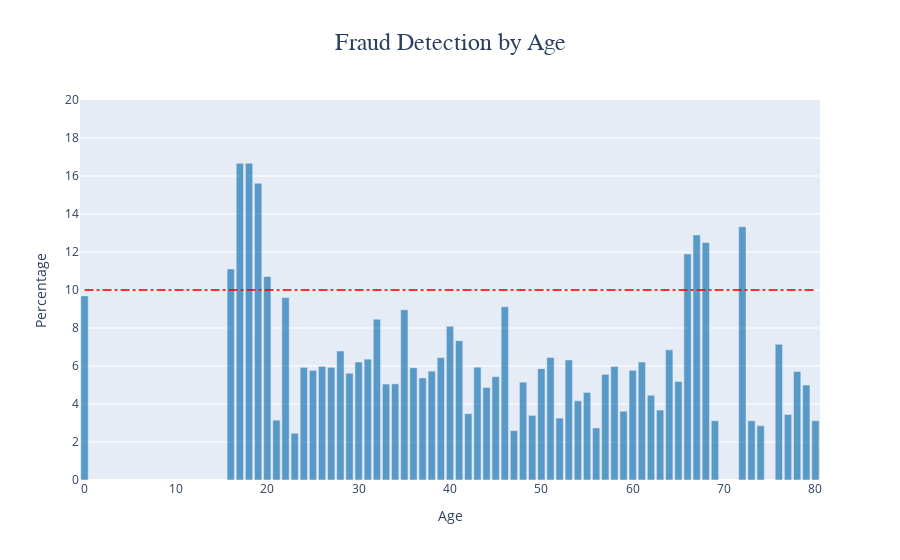

The notebook cell saved with this chart:
### Code cell
df_fraud = df[df['FraudFound_P'] == 1]
df_non_fraud = df[df['FraudFound_P'] == 0]

df_counts_age = df['Age'].value_counts().sort_index()
df_counts_fraud = df_fraud['Age'].value_counts().sort_index()

df_percentages_fraud = round((df_counts_fraud / df_counts_age) * 100, 2)

# Bar Chart
fig = go.Figure()

fig.add_trace(go.Bar(x=df_percentages_fraud.index, y=df_percentages_fraud.values,
    marker_color='rgba(31, 119, 180, 0.7)'))

fig.update_layout(
    title={
        'text': 'Fraud Detection by Age',
        'x':0.5,
        'font': {'family': "Arial, sans-serif", 'size': 24}
    })

fig.update_layout(
    xaxis=dict(title='Age'), yaxis=dict(title='Percentage', range=[0, 20], dtick=2), legend=dict(title='Outcome'))

fig.add_shape(
    type="line",
    x0=min(df_percentages_fraud.index),
    y0=10,
    x1=max(df_percentages_fraud.index),
    y1=10,
    line=dict(
        color="rgba(255, 0, 0, 0.8)",
        width=2,
        dash="dashdot",
    ),
)

fig.show()

### Figure 1 — Plotly figure (JSON) as saved in the notebook; plotly's stock layout.template omitted (floating-point values rounded to 4 significant figures)
{"data": [{"marker": {"color": "rgba(31, 119, 180, 0.7)"}, "type": "bar", "x": [0, 16, 17, 18, 19, 20, 21, 22, 23, 24, 25, 26, 27, 28, 29, 30, 31, 32, 33, 34, 35, 36, 37, 38, 39, 40, 41, 42, 43, 44, 45, 46, 47, 48, 49, 50, 51, 52, 53, 54, 55, 56, 57, 58, 59, 60, 61, 62, 63, 64, 65, 66, 67, 68, 69, 70, 71, 72, 73, 74, 75, 76, 77, 78, 79, 80], "y": [9.69, 11.11, 16.67, 16.67, 15.62, 10.71, 3.15, 9.6, 2.46, 5.93, 5.77, 5.98, 5.93, 6.79, 5.62, 6.21, 6.36, 8.46, 5.05, 5.06, 8.96, 5.91, 5.37, 5.73, 6.44, 8.09, 7.33, 3.49, 5.94, 4.87, 5.44, 9.12, 2.6, 5.15, 3.4, 5.86, 6.45, 3.26, 6.32, 4.17, 4.61, 2.74, 5.56, 5.97, 3.62, 5.77, 6.21, 4.46, 3.68, 6.85, 5.19, 11.9, 12.9, 12.5, 3.12, null, null, 13.33, 3.12, 2.86, null, 7.14, 3.45, 5.71, 5, 3.12]}], "layout": {"autosize": true, "legend": {"title": {"text": "Outcome"}}, "shapes": [{"line": {"color": "rgba(255, 0, 0, 0.8)", "dash": "dashdot", "width": 2}, "type": "line", "x0": 0, "x1": 80, "y0": 10, "y1": 10}], "title": {"font": {"family": "Arial, sans-serif", "size": 24}, "text": "Fraud Detection by Age", "x": 0.5}, "xaxis": {"autorange": true, "range": [-0.5, 80.5], "title": {"text": "Age"}, "type": "linear"}, "yaxis": {"dtick": 2, "range": [0, 20], "title": {"text": "Percentage"}, "type": "linear"}}}
